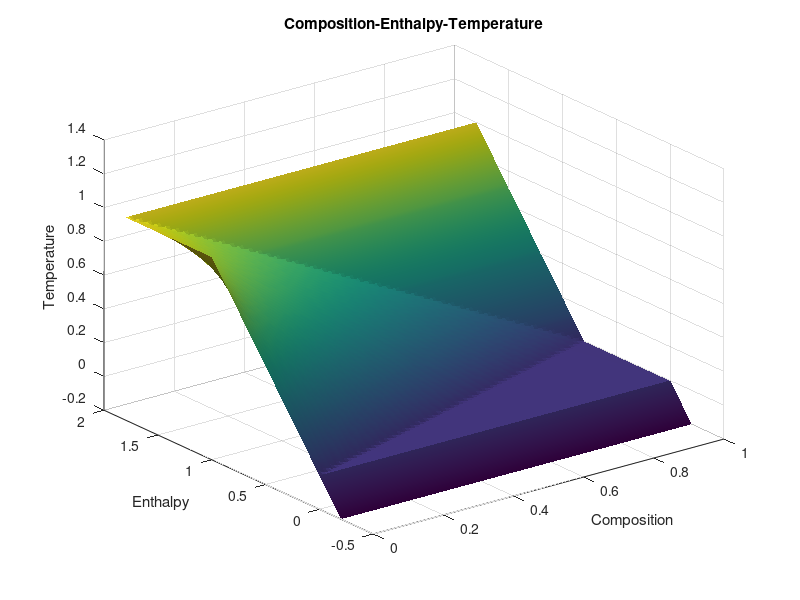
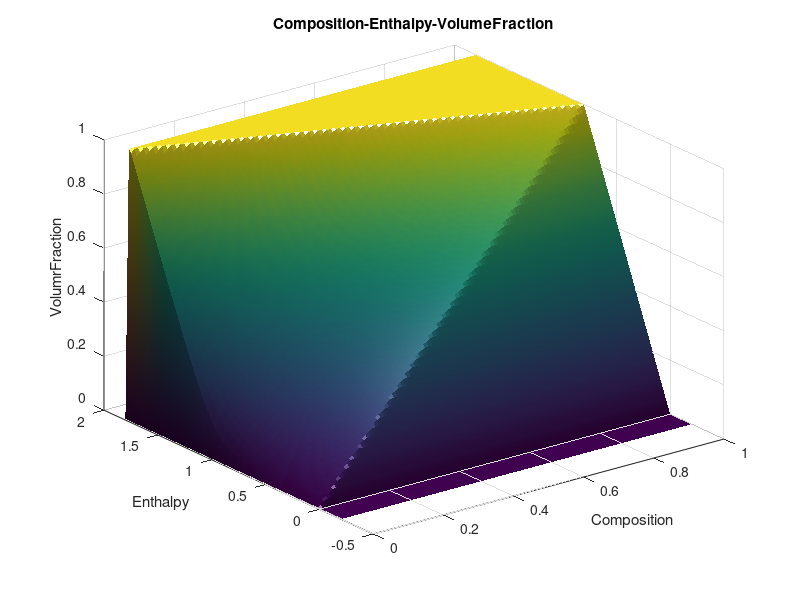
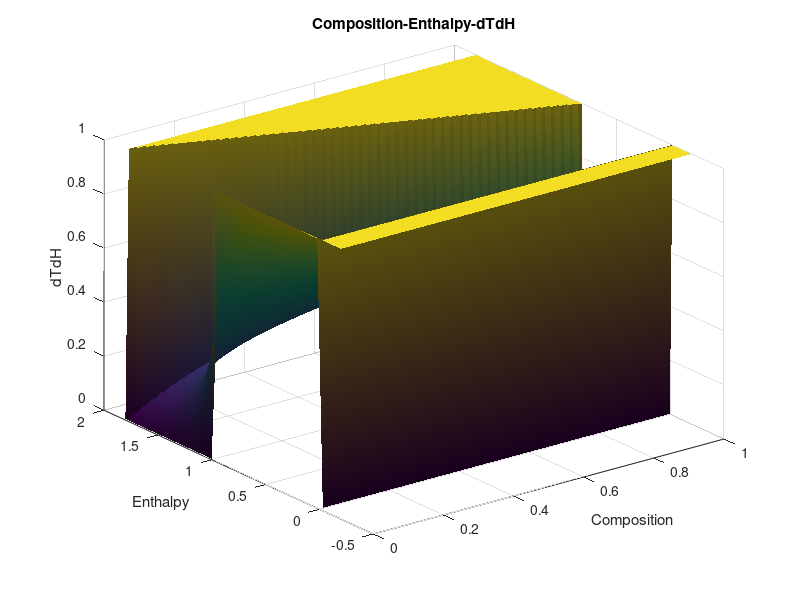
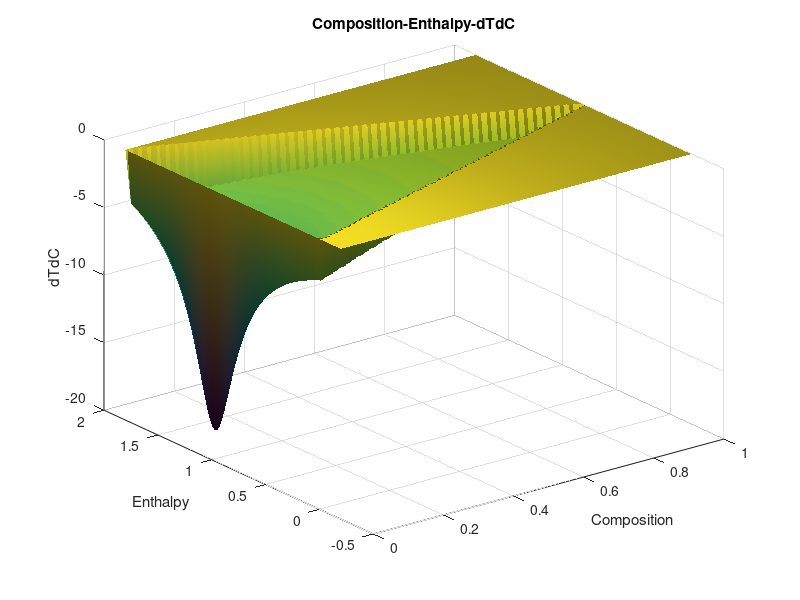

Here is the MATLAB script that generated these plots, in order:
clc; clear

fileID = fopen('build/gridCD.dat','r');
CD = fscanf(fileID, '%f', [1,Inf]);
fileID = fopen('build/gridHD.dat','r');
HD = fscanf(fileID, '%f', [1,Inf]);
fileID = fopen('build/TD.dat','r');
TD = fscanf(fileID, '%f', [1,Inf]);
fileID = fopen('build/Vf.dat','r');
Vf = fscanf(fileID, '%f', [1,Inf]);
fileID = fopen('build/dTdH.dat','r');
dTdH = fscanf(fileID, '%f', [1,Inf]);
fileID = fopen('build/dTdC.dat','r');
dTdC = fscanf(fileID, '%f', [1,Inf]);

seed = 101;
fclose(fileID);

CD = reshape(CD, seed, seed);
HD = reshape(HD, seed, seed);
TD = reshape(TD, seed, seed);
Vf = reshape(Vf, seed, seed);

dTdH = reshape(dTdH, seed, seed);
dTdC = reshape(dTdC, seed, seed);

figure
h = surf(CD, HD, TD);
get(h)
%set(h,'linestyle','none','facecolor',[0 0.4470 0.7410]);
set(h,'linestyle','none','facecolor','interp');
light("Style","local","Position",[0 0 10]);
title("Composition-Enthalpy-Temperature");
xlabel("Composition");
ylabel("Enthalpy");
zlabel("Temperature");

figure
g = surf(CD, HD, Vf);
set(g,'linestyle','none','facecolor','interp');
light("Style","local","Position",[0 0 10]);
title("Composition-Enthalpy-VolumeFraction");
xlabel("Composition");
ylabel("Enthalpy");
zlabel("VolumrFraction");

figure
g = surf(CD, HD, dTdH);
set(g,'linestyle','none','facecolor','interp');
light("Style","local","Position",[0 0 10]);
title("Composition-Enthalpy-dTdH");
xlabel("Composition");
ylabel("Enthalpy");
zlabel("dTdH");

figure
g = surf(CD, HD, dTdC);
set(g,'linestyle','none','facecolor','interp');
light("Style","local","Position",[0 0 10]);
title("Composition-Enthalpy-dTdC");
xlabel("Composition");
ylabel("Enthalpy");
zlabel("dTdC");


% ============================================================
